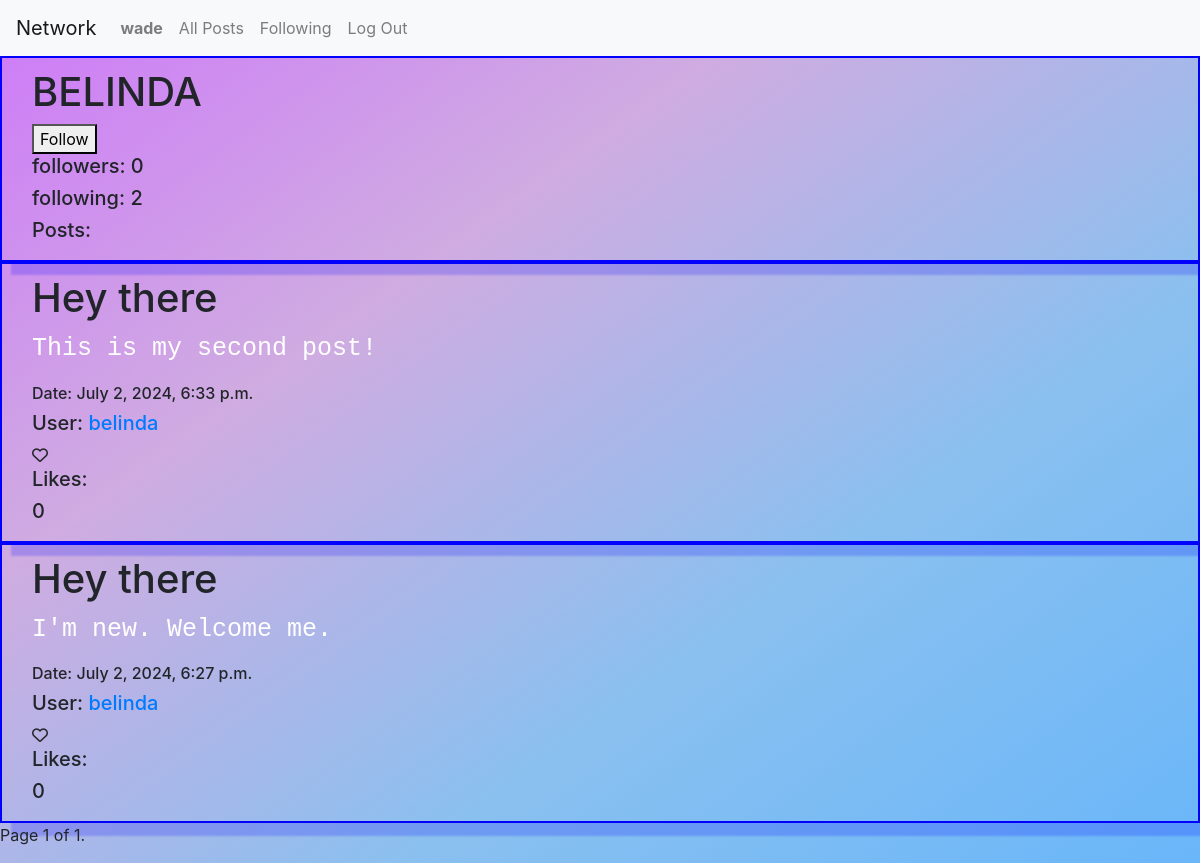
Screenshot of /profile/3 (signed in) with the database file from the repository.
### network/models.py (models this page shows)
class User(AbstractUser):
    pass

class Profile(models.Model):
    followers=models.ManyToManyField(User,related_name="follower", blank=True) #who is following them
    following=models.ManyToManyField(User,related_name="following", blank=True) #who they are following
    user=models.ForeignKey(User,related_name="profile_user", on_delete=models.CASCADE) #user id foreign key

class Posts(models.Model):
    post_title=models.CharField(max_length=20) #title
    post_text=models.TextField(max_length=330) #text
    likes=models.ManyToManyField(User,related_name="post_likes", blank=True) #likes, will be many users
    post_date=models.DateTimeField(auto_now_add=True) #date/time
    user=models.ForeignKey(User, related_name="post_author", on_delete=models.CASCADE) #user id foreign key

### network/views.py (the view, shortened to what this page needs)
# urls.py: path("profile/<int:user_id>", views.profile, name="profile"), # added profile page and users user_id
@login_required(login_url='login')  #requires user to be logged in to post and view forum
def profile(request, user_id):     # profile page
    viewer = request.user                 # gets logged in users info and profile
    viewer_profile = get_object_or_404(Profile, user=viewer)
    user = get_object_or_404(User, id=user_id) # gets user and profile of user clicked on
    profile = get_object_or_404(Profile, user=user)
    profile_followers= profile.followers.count()
    profile_following= profile.following.count()
    posts=Posts.objects.filter(user=user) # filter posts by user referenced by profile user above
    posts=posts.order_by("-post_date") # order posts by date
    for post in posts:                     # loop through all ordered posts and add a temporary attribute of the number of likes per post
        post.likes_counts=post.likes.count()
        post.likers=[user.id for user in post.likes.all()]
    p=Paginator(posts,10)            # paginating
    page_number=request.GET.get('page')
    page_obj=p.get_page(page_number)
    return render(request, "network/profile.html", {'viewer_profile':viewer_profile, 'profile':profile, 'page_obj':page_obj, 'profile_followers': profile_followers, 'profile_following': profile_following})   # renders profile.html of the user

### network/templates/network/profile.html (shortened to what this page needs)
{% extends "network/layout.html" %}
{% block body %}
<div class="post"><h1>
    {{profile.user| upper}}
</h1>
{% if viewer_profile.user != profile.user %}
<form name="form" method="post">
    {% if viewer_profile.user in profile.followers.all %}
        <button type="submit">Unfollow</button>
    {% else %}
        <button type="submit">Follow</button>
    {% endif %}
</form>
{% if profile_followers > 0 %}
<h5>followers: {{profile_followers}}</h5>
{% else %}
<h5>followers: 0</h5>
{% endif %}
{% if profile_following > 0 %}
<h5>following: {{profile_following}}</h5>
{% else %}
<h5>following: 0 </h5>
{% endif %}
<h5>Posts:</h5>
{% endif %}
</div>
{% for page in page_obj %}
<div class="post" data-post-id="{{page.id}}"><h1>{{page.post_title}}</h1>
    <p>{{page.post_text}}</p>
    <h6>Date: {{page.post_date}}</h6>
    <h5>User: <a href="{% url 'profile' page.user.id %}">{{ page.user.username }}</a></h5>
<div class="heartcontainer" data-user="{{request.user.id}}" data-post="{{page.id}}">
    {% if request.user.id in page.likers %}
    <i class="fa-solid fa-heart"></i>
{% else %}
    <i class="fa-regular fa-heart"></i>
{% endif %}
</div>
<h5>Likes:</h5>
<h5 id="likes-count-{{page.id}}">{{page.likes.count}}</h5>
</div class="endLine">
{% endfor %}
<nav aria-label="Page navigation">
    <ul class="pagination">
        {% if page_obj.paginator.num_pages > 0 %}
        <li>
        <span class="pagination">
            Page {{ page_obj.number }} of {{ page_obj.paginator.num_pages }}.
        </span>
        </li>
        {% else %}
        <H1> No pages to display</H1>
        {% endif %}
    </ul>
    </nav>
{% endblock %}

### network/templates/network/layout.html (shortened to what this page needs)
{% load static %}
<!DOCTYPE html>
<html lang="en">
    <head>
        <link rel="stylesheet" href="https://stackpath.bootstrapcdn.com/bootstrap/4.4.1/css/bootstrap.min.css">
        <link href="{% static 'network/styles.css' %}" rel="stylesheet">
    </head>
    <body>
        <nav class="navbar navbar-expand-lg navbar-light bg-light">
            <a class="navbar-brand" href="#">Network</a>
            <div>
              <ul class="navbar-nav mr-auto">
                {% if user.is_authenticated %}
                    <li class="nav-item">
                        <a class="nav-link" href="#"><strong>{{ user.username }}</strong></a>
                    </li>
                {% endif %}
                <li class="nav-item">
                  <a class="nav-link" href="{% url 'index' %}">All Posts</a>
                </li>
                {% if user.is_authenticated %}
                    <li class="nav-item">
                        <a class="nav-link" href="{% url 'following' user.id %}">Following</a>
                    </li>
                    <li class="nav-item">
                        <a class="nav-link" href="{% url 'logout' %}">Log Out</a>
                    </li>
                {% endif %}
              </ul>
            </div>
          </nav>
        <div class="body">
            {% block body %}
            {% endblock %}
        </div>
    </body>
</html>

### network/static/network/styles.css (style rules this page uses)
.post { align-content: center; align-self: flex-end; box-shadow: 12px 12px 2px 1px rgba(0, 0, 255, .2); border: 2px solid blue; padding-left: 30px; padding-bottom: 10px; padding-top: 10px; }
.post p { font-size: 25px; font-family: 'Courier New', Courier, monospace; color:rgb(255, 255, 255); }
body { background: linear-gradient(to bottom right, rgb(206, 121, 249), rgb(207, 172, 225), rgb(138, 192, 239), rgb(105, 182, 249)) }

### rows the page displays
User: username "wade"
Profile: user "BELINDA"
Posts: post_title "Hey there", post_text "This is my second post!", post_date "July 2, 2024, 6:33 p.m.", user.username "belinda", likes.count "0"
Posts: post_title "Hey there", post_text "I'm new. Welcome me.", post_date "July 2, 2024, 6:27 p.m.", user.username "belinda", likes.count "0"

### other values shown
{{ profile_following }} "2"
{{ page_obj.number }} "1"
{{ page_obj.paginator.num_pages }} "1"
